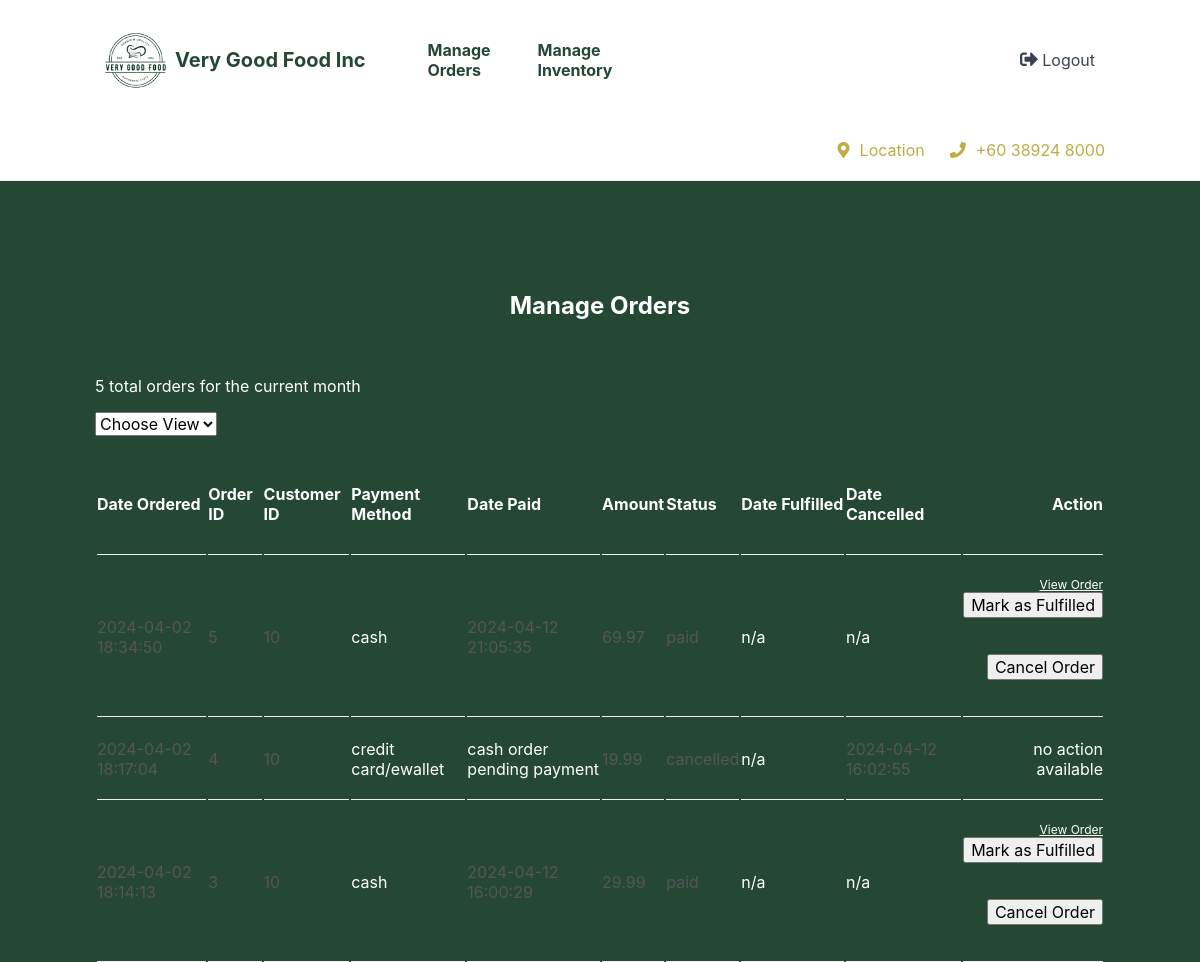
Page /index.php (signed in, upper part) on the earlier database version.
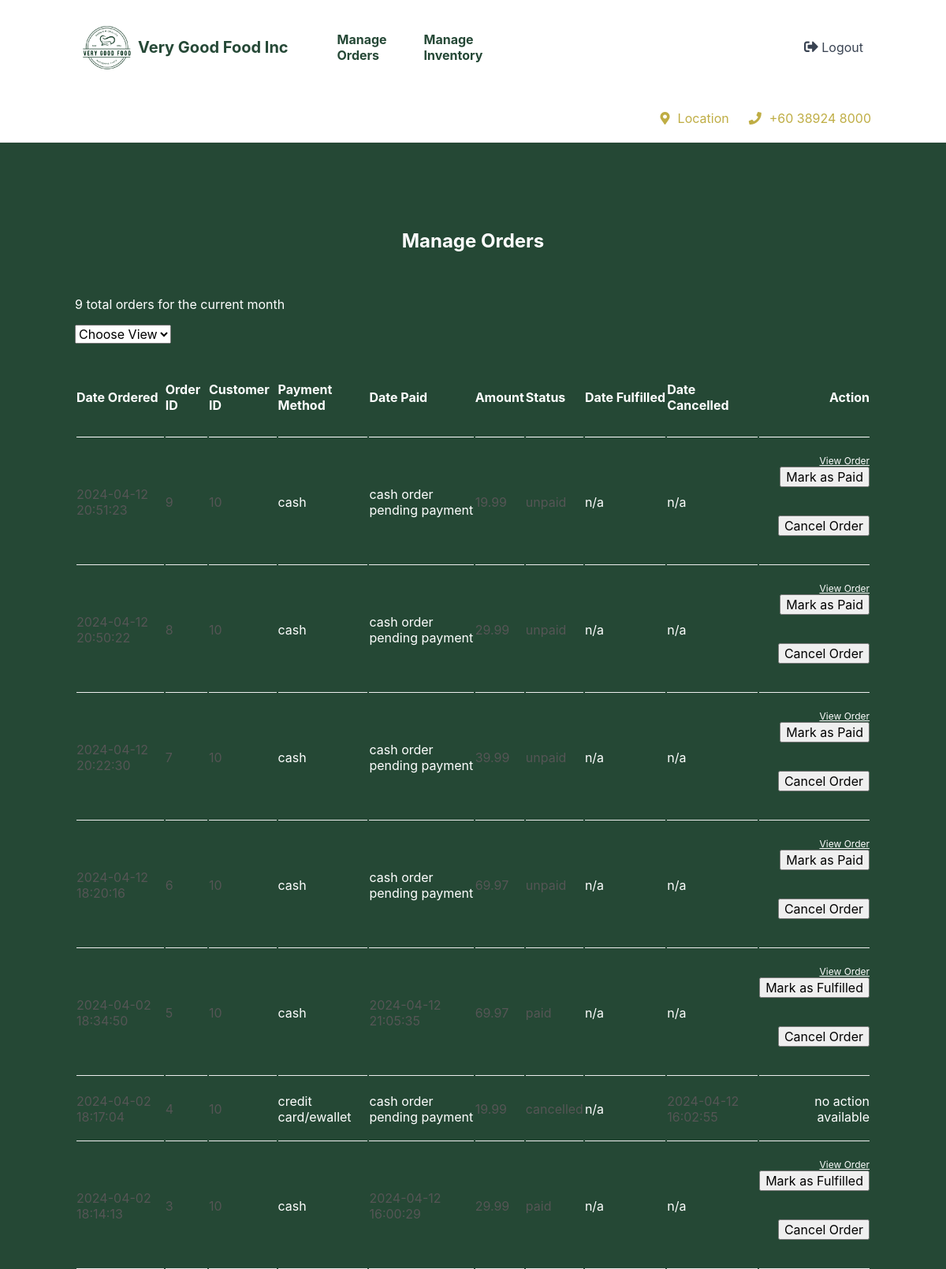
Same page on the later database version.
### tables this page shows
CREATE TABLE `customer_orders` (
  `order_id` int(11) NOT NULL,
  `customer_id` int(11) NOT NULL,
  `customer_payment_method_id` int(11) NOT NULL,
  `order_status_code` enum('unpaid','paid','fulfilled','cancelled') NOT NULL DEFAULT 'unpaid',
  `date_order_placed` datetime NOT NULL,
  `date_order_paid` datetime NOT NULL,
  `payment_amount` decimal(7,2) NOT NULL,
  `date_order_fulfilled` datetime NOT NULL,
  `date_order_cancelled` datetime NOT NULL
);

### manageorders.php (the view, shortened to what this page needs)
<?php
$num_orders_on_each_page = 10;
$current_page = isset($_GET['p']) && is_numeric($_GET['p']) ? (int)$_GET['p'] : 1;
if (isset($_GET['order_status_code']) && !empty($_GET['order_status_code'])) {
    $stmt = $pdo->prepare('SELECT * FROM customer_orders WHERE order_status_code = :order_status_code AND MONTH(date_order_placed) = MONTH(CURDATE()) AND YEAR(date_order_placed) = YEAR(CURDATE()) ORDER BY date_order_placed DESC LIMIT :current_page, :record_per_page');
    $stmt->bindValue(':order_status_code', $_GET['order_status_code'], PDO::PARAM_STR);
    $stmt->bindValue(':current_page', ($current_page - 1) * $num_orders_on_each_page, PDO::PARAM_INT);
    $stmt->bindValue(':record_per_page', $num_orders_on_each_page, PDO::PARAM_INT);
    $stmt->execute();
    $orders = $stmt->fetchAll(PDO::FETCH_ASSOC);
    if (is_null($orders)) {
        error_page('Orders not found', 'No orders found for the current month with the status code of ' . $_GET['order_status_code'] . '.');
        error_log('Cannot get orders with status code: ' . $_GET['order_status_code']);
        exit();
    }
}
else {
    $stmt = $pdo->prepare('SELECT * FROM customer_orders WHERE MONTH(date_order_placed) = MONTH(CURDATE()) AND YEAR(date_order_placed) = YEAR(CURDATE()) ORDER BY date_order_placed DESC LIMIT :current_page, :record_per_page');
    $stmt->bindValue(':current_page', ($current_page - 1) * $num_orders_on_each_page, PDO::PARAM_INT);
    $stmt->bindValue(':record_per_page', $num_orders_on_each_page, PDO::PARAM_INT);
    $stmt->execute();
    $orders = $stmt->fetchAll(PDO::FETCH_ASSOC);
}
$total_orders_for_month = count($orders);
?>
<?=template_header('Manage Orders')?>
<div class="cart content-wrapper">
    <h1>Manage Orders</h1>
    <p><?=$total_orders_for_month?>
    <?php if(isset($_GET['order_status_code']) && !empty($_GET['order_status_code'])): ?>
        <?=$_GET['order_status_code']?>
    <?php else: ?>
        total
    <?php endif; ?>
    <?php if($total_orders_for_month == 1): ?>
        order
    <?php else: ?>
        orders
    <?php endif; ?>
    for the current month</p>
    <form method="get" action="index.php?page=manageorders">
        <select name="order_status_code" onchange="this.form.submit()">
            <option value="">Choose View</option>
        </select>
    </form>
    <table>
            <thead>
                <tr>
                    <td>Date Ordered</td>
                    <td>Order ID</td>
                    <td>Customer ID</td>
                    <td>Payment Method</td>
                    <td>Date Paid</td>
                    <td>Amount</td>
                    <td>Status</td>
                    <td>Date Fulfilled</td>
                    <td>Date Cancelled</td>
                    <td>Action</td>
                </tr>
            </thead>
            <tbody>
                <?php if (empty($orders)): ?>
                <tr>
                    <td colspan="5" style="text-align:center;"><?='No orders found for the current month which are ' . $_GET['order_status_code'] . '.'?></td>
                </tr>
                <?php else: ?>
                <?php foreach ($orders as $order): ?>
                <tr>
                    <td><?=$order['date_order_placed']?></td>
                    <td>
                        <?=$order['order_id']?>
                    </td>
                    <td><?=$order['customer_id']?></td>
                    <td>
                        <?php if ($order['customer_payment_method_id'] == 1): ?>
                            <p>cash</p>
                        <?php endif; ?>
                        <?php if ($order['customer_payment_method_id'] == 2): ?>
                            <p>credit card/ewallet</p>
                        <?php endif; ?>
                    </td>
                    <td>
                    <?php if ($order['order_status_code'] == 'paid' || $order['order_status_code'] == 'fulfilled'): ?>
                        <?=$order['date_order_paid']?>
                    <?php else: ?>
                        <p>cash order pending payment</p>
                    <?php endif; ?>
                    </td>
                    <td><?=$order['payment_amount']?></td>
                    <td><?=$order['order_status_code']?></td>
                    <td>
                    <?php if ($order['order_status_code'] == 'fulfilled'): ?>
                        <?=$order['date_order_fulfilled']?>
                    <?php else: ?>
                        <p>n/a</p>
                    <?php endif; ?>
                    </td>
                    <td>
                    <?php if ($order['order_status_code'] == 'cancelled'): ?>
                        <?=$order['date_order_cancelled']?>
                    <?php else: ?>
                        <p>n/a</p>
                    <?php endif; ?>
                    </td>
                    <td>
                    <?php if ($order['order_status_code'] == 'unpaid'): ?>
                        <a href="index.php?page=vieworder&order_id=<?=$order['order_id']?>" class="remove">View Order</a>
                        <br>
                        <form class="action-confirm" method="POST" action="index.php?page=manageorders">
                            <input type="submit" value="Mark as Paid">
                        </form>
                        <br>
                        <form class="action-confirm" method="POST" action="index.php?page=manageorders">
                            <input type="submit" value="Cancel Order">
                        </form>
                    <?php elseif ($order['order_status_code'] == 'paid'): ?>
                        <a href="index.php?page=vieworder&order_id=<?=$order['order_id']?>" class="remove">View Order</a>
                        <br>
                        <form class="action-confirm" method="POST" action="index.php?page=manageorders">
                            <input type="submit" value="Mark as Fulfilled">
                        </form>
                        <br>
                        <form class="action-confirm" method="POST" action="index.php?page=manageorders">
                            <input type="submit" value="Cancel Order">
                        </form>
                    <?php elseif ($order['order_status_code'] == 'fulfilled' || $order['order_status_code'] == 'cancelled'): ?>
                        <p>no action available</p>
                    <?php endif; ?>
                    </td>
                </tr>
                <?php endforeach; ?>
                <?php endif; ?>
            </tbody>
        </table>
</div>
<?=template_footer()?>

### functions.php (shortened to what this page needs)
<?php
function template_header($title) {
$num_items_in_cart = isset($_SESSION['cart']) ? ($_SESSION['cart']['num_items_in_cart']) : 0;
$name = isset($_SESSION['username']) ? (htmlspecialchars($_SESSION['username'], ENT_QUOTES)) : "";
$greeting = isset($_SESSION['loggedin']) && ($_SESSION['role'] == 'customer') ? "<h2>Hi $name, what are you craving?</h2>" : "";
$home = isset($_SESSION['loggedin']) && ($_SESSION['role'] == 'customer') ? "<a href=\"index.php\">Menu</a>" : "";
$products = isset($_SESSION['loggedin']) && ($_SESSION['role'] == 'customer') ? "<a href=\"index.php?page=products\">Items</a>" : "";
$profile = isset($_SESSION['loggedin']) && ($_SESSION['role'] == 'customer') ? "<a href=\"index.php?page=profile\">Profile</a>" : "";
$orders = isset($_SESSION['loggedin']) && ($_SESSION['role'] == 'customer') ? "<a href=\"index.php?page=orders\">Orders</a>" : "";
$register = isset($_SESSION['loggedin']) ? "" : "<a href=\"register.php\">Register</a>";
$login = isset($_SESSION['loggedin']) ? "" : "<a href=\"login.php\">Login</a>";
$logout = isset($_SESSION['loggedin']) ? "<a href=\"logout.php\"><i class=\"fas fa-sign-out-alt\"></i> Logout</a>" : "";
$cart = isset($_SESSION['loggedin']) && ($_SESSION['role'] == 'customer') ? "<a href=\"index.php?page=cart\"><i class=\"fas fa-shopping-cart\"></i><span>$num_items_in_cart</span></a>" : "";
$manageorders = isset($_SESSION['loggedin']) && ($_SESSION['role'] == 'employee') ? "<a href=\"index.php?page=manageorders\">Manage Orders</a>" : "";
$managedishes = isset($_SESSION['loggedin']) && ($_SESSION['role'] == 'employee') ? "<a href=\"index.php?page=managedishes\">Manage Inventory</a>" : "";
echo <<<EOT
<!DOCTYPE html>
<html>
	<head>
		<meta charset="utf-8">
		<title>$title</title>
		<link href="style.css" rel="stylesheet" type="text/css">
		<link rel="stylesheet" href="https://use.fontawesome.com/releases/v5.7.1/css/all.css">
        <script src="main.js" defer></script>
    </head>
	<body>
        <header>
            <div class="content-wrapper">
                <img src="imgs/logo.png" alt="Logo" style="height: 80px;">
                <h1>Very Good Food Inc</h1>
                <nav>
                    $home
                    $products
                    $profile
                    $orders
                    $login
                    $register
                    $manageorders
                    $managedishes
                </nav>
                <div class="link-icons">$cart</div>
                <div class="link-icons">$logout</div>
            </div>
            <div class="content-wrapper">
                <div class="greeting">
                    $greeting
                </div>
                <a href="https://www.google.com/maps/place/2%C2%B056'37.7%22N+101%C2%B052'24.2%22E/@2.9438054,101.8708251,17z/data=!3m1!4b1!4m4!3m3!8m2!3d2.9438!4d101.8734?hl=en&entry=ttu" class="location-link" id="locationLink" target="_blank"><i class="fas fa-map-marker-alt"></i>Location</a>
                <a href="" class="phone-link"><i class="fas fa-phone"></i>+60 38924 8000</a>
            </div>
        </header>
        <main>
EOT;
}
function template_footer() {
$about = "<a href=\"about.php\">About</a>";
$year = date('Y');
echo <<<EOT
        </main>
        <footer>
            <div class="content-wrapper">
                <nav>
                    <div class="social-icons">
                        <i class="fab fa-facebook"></i>
                        <i class="fab fa-twitter"></i>
                        <i class="fab fa-instagram"></i>
                    </div>
                    <p>|</p>
                    $about
                </nav>
                <p>&copy; $year, Very Good Food Inc, Online Food Ordering System</p>
            </div>
        </footer>
    </body>
</html>
EOT;
}
template_footer();
?>

### index.php (shortened to what this page needs)
<?php
include 'functions.php';
if ($_SESSION['role'] == 'customer') {
    $page = isset($_GET['page']) && file_exists($_GET['page'] . '.php') ? $_GET['page'] : 'home';
    include $page . '.php';
}
elseif ($_SESSION['role'] == 'employee') {
    $page = isset($_GET['page']) && file_exists($_GET['page'] . '.php') ? $_GET['page'] : 'manageorders';
    include $page . '.php';
}
?>

### style.css (style rules this page uses)
* { box-sizing: border-box; font-family: -apple-system, BlinkMacSystemFont, "segoe ui", roboto, oxygen, ubuntu, cantarell, "fira sans", "droid sans", "helvetica neue", Arial, sans-serif; font-size: 16px; -webkit-font-smoothing: antialiased; -moz-osx-font-smoothing: grayscale; }
html { height: 100%; }
body { position: relative; min-height: 100%; color: #555555; background-color: #062e19df; margin: 0; padding-bottom: 150px; }
h1, h2, h3, h4, h5 { color: #394352; }
.content-wrapper { width: 1050px; margin: 0 auto; }
header { border-bottom: 1px solid #EEEEEE; background-color: white; }
header .content-wrapper { display: flex; }
header h1 { display: flex; flex-grow: 1; flex-basis: 0; font-size: 20px; margin: 0; padding: 24px 0; color: #062e19df; }
header nav { display: flex; flex-grow: 1; flex-basis: 0; justify-content: center; align-items: center; }
header nav a { text-decoration: none; color: #062e19df; font-weight: bold; padding: 10px 10px; margin: 0 10px; }
header .link-icons { display: flex; flex-grow: 1; flex-basis: 0; justify-content: flex-end; align-items: center; position: relative; }
header .link-icons a { text-decoration: none; color: #394352; padding: 0 10px; }
header .link-icons a i { font-size: 18px; }
.location-link { color: #b6a129df; text-decoration: none; margin-right: 25px; }
.location-link i { color:#b6a129df; margin-right: 10px; }
.phone-link { color: #b6a129df; text-decoration: none; }
.phone-link i { color:#b6a129df; margin-right: 10px; }
main .cart h1 { display: block; font-weight: normal; margin: 0; padding: 40px 0; font-size: 24px; font-weight: bold; text-align: center; width: 100%; color: white; }
main .cart p { color: white; }
main .cart table { width: 100%; }
main .cart table thead td { padding: 30px 0; border-bottom: 1px solid #ffffff; color: white; font-weight: bold; }
main .cart table thead td:last-child { text-align: right; }
main .cart table tbody td { padding: 20px 0; border-bottom: 1px solid #EEEEEE; }
main .cart table tbody td:last-child { text-align: right; }
main .cart table .remove { color: #ffffff; font-size: 12px; padding-top: 3px; }
.content-wrapper { margin: 0 auto; padding: 20px; justify-content: center; align-items: center; }
.cart { margin: 50px auto; }

Differences in the rows shown:
added customer_orders: date_order_placed "2024-04-12 20:51:23", order_id "9", customer "10", customer_payment_method_id "cash", shows "cash order pending payment", payment_amount "19.99", order_status_code "unpaid", shows "n/a"
added customer_orders: date_order_placed "2024-04-12 20:50:22", order_id "8", customer "10", customer_payment_method_id "cash", shows "cash order pending payment", payment_amount "29.99", order_status_code "unpaid", shows "n/a"
added customer_orders: date_order_placed "2024-04-12 20:22:30", order_id "7", customer "10", customer_payment_method_id "cash", shows "cash order pending payment", payment_amount "39.99", order_status_code "unpaid", shows "n/a"
added customer_orders: date_order_placed "2024-04-12 18:20:16", order_id "6", customer "10", customer_payment_method_id "cash", shows "cash order pending payment", payment_amount "69.97", order_status_code "unpaid", shows "n/a"
Other differences:
$total_orders_for_month: "5" → "9"
